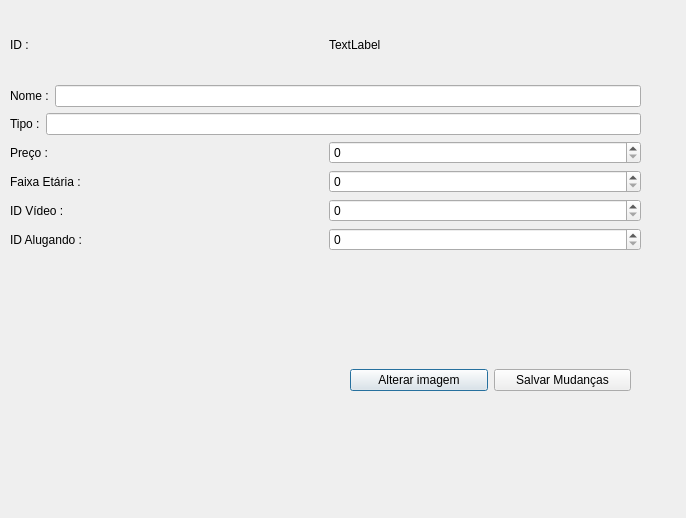
<?xml version="1.0" encoding="UTF-8"?>
<ui version="4.0">
 <class>edit_video</class>
 <widget class="QDialog" name="edit_video">
  <property name="geometry">
   <rect>
    <x>0</x>
    <y>0</y>
    <width>686</width>
    <height>518</height>
   </rect>
  </property>
  <property name="acceptDrops">
   <bool>false</bool>
  </property>
  <property name="windowTitle">
   <string>Editar</string>
  </property>
  <widget class="QLabel" name="label_image">
   <property name="geometry">
    <rect>
     <x>20</x>
     <y>270</y>
     <width>301</width>
     <height>211</height>
    </rect>
   </property>
   <property name="text">
    <string/>
   </property>
  </widget>
  <widget class="QWidget" name="layoutWidget">
   <property name="geometry">
    <rect>
     <x>10</x>
     <y>10</y>
     <width>631</width>
     <height>241</height>
    </rect>
   </property>
   <layout class="QVBoxLayout" name="verticalLayout">
    <item>
     <layout class="QHBoxLayout" name="horizontalLayout">
      <item>
       <widget class="QLabel" name="label_7">
        <property name="text">
         <string>ID :</string>
        </property>
       </widget>
      </item>
      <item>
       <widget class="QLabel" name="txt_id">
        <property name="text">
         <string>TextLabel</string>
        </property>
       </widget>
      </item>
     </layout>
    </item>
    <item>
     <layout class="QHBoxLayout" name="horizontalLayout_2">
      <item>
       <widget class="QLabel" name="label">
        <property name="text">
         <string>Nome :</string>
        </property>
       </widget>
      </item>
      <item>
       <widget class="QLineEdit" name="txt_name"/>
      </item>
     </layout>
    </item>
    <item>
     <layout class="QHBoxLayout" name="horizontalLayout_3">
      <item>
       <widget class="QLabel" name="label_2">
        <property name="text">
         <string>Tipo :</string>
        </property>
       </widget>
      </item>
      <item>
       <widget class="QLineEdit" name="txt_tipo"/>
      </item>
     </layout>
    </item>
    <item>
     <layout class="QHBoxLayout" name="horizontalLayout_4">
      <item>
       <widget class="QLabel" name="label_3">
        <property name="text">
         <string>Preço :</string>
        </property>
       </widget>
      </item>
      <item>
       <widget class="QSpinBox" name="video_price"/>
      </item>
     </layout>
    </item>
    <item>
     <layout class="QHBoxLayout" name="horizontalLayout_5">
      <item>
       <widget class="QLabel" name="label_4">
        <property name="text">
         <string>Faixa Etária : </string>
        </property>
       </widget>
      </item>
      <item>
       <widget class="QSpinBox" name="video_age"/>
      </item>
     </layout>
    </item>
    <item>
     <layout class="QHBoxLayout" name="horizontalLayout_6">
      <item>
       <widget class="QLabel" name="label_5">
        <property name="text">
         <string>ID Vídeo :</string>
        </property>
       </widget>
      </item>
      <item>
       <widget class="QSpinBox" name="video_id"/>
      </item>
     </layout>
    </item>
    <item>
     <layout class="QHBoxLayout" name="horizontalLayout_7">
      <item>
       <widget class="QLabel" name="label_6">
        <property name="text">
         <string>ID Alugando : </string>
        </property>
       </widget>
      </item>
      <item>
       <widget class="QSpinBox" name="video_idp"/>
      </item>
     </layout>
    </item>
   </layout>
  </widget>
  <widget class="QWidget" name="layoutWidget">
   <property name="geometry">
    <rect>
     <x>350</x>
     <y>280</y>
     <width>281</width>
     <height>201</height>
    </rect>
   </property>
   <layout class="QHBoxLayout" name="horizontalLayout_8">
    <item>
     <widget class="QPushButton" name="btn_image">
      <property name="text">
       <string>Alterar imagem</string>
      </property>
     </widget>
    </item>
    <item>
     <widget class="QPushButton" name="btn_save">
      <property name="text">
       <string>Salvar Mudanças</string>
      </property>
     </widget>
    </item>
   </layout>
  </widget>
 </widget>
 <resources/>
 <connections/>
</ui>
